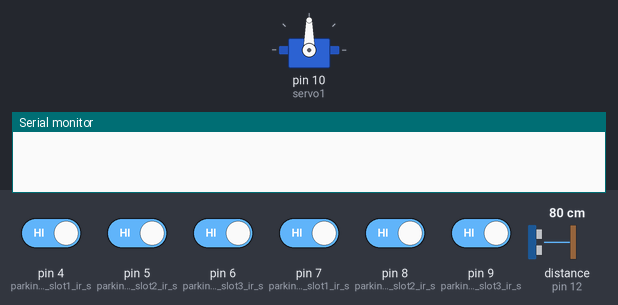
A sketch run on a simulated Arduino Uno, built with avr-gcc and run on an emulated ATmega328P. Shown: servo, the last lines printed to the serial monitor. The inputs (shaded band) are chosen by the test bench; at power-on: pin 4 (parking1_slot1_ir_s), pin 5 (parking1_slot2_ir_s), pin 6 (parking1_slot3_ir_s), pin 7 (parking2_slot1_ir_s), pin 8 (parking2_slot2_ir_s), pin 9 (parking2_slot3_ir_s) HIGH, distance to the obstacle (sensor on pin 12) 80 cm. The echo pulse lasts 58.3 µs per cm; random numbers use the default seed unless the sketch sets one.

Above: at 0.1 s.
At 7.3 s:
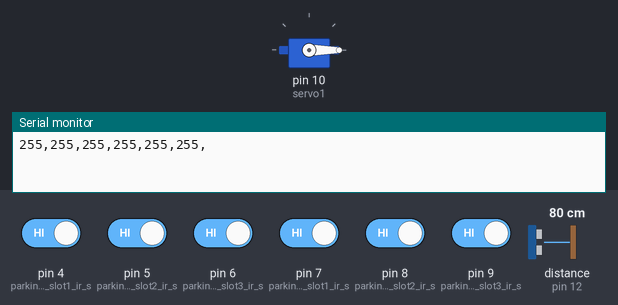
Timing chart, 0 to 8.8 s (numbered marks = the images above):
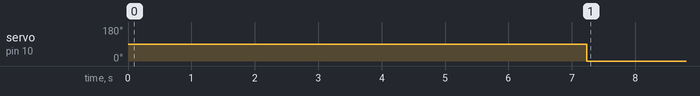

The sketch:

ESaurdino.ino
```cpp
#include <SoftwareSerial.h>


SoftwareSerial nodemcu(2,3);
#include <Servo.h>
Servo servo1;
int trigPin = 11;
int echoPin = 12;
long distance;
long duration;

int parking1_slot1_ir_s = 4; // parking slot1 infrared sensor connected with pin number 4 of arduino
int parking1_slot2_ir_s = 5;
int parking1_slot3_ir_s = 6;

int parking2_slot1_ir_s = 7;
int parking2_slot2_ir_s = 8;
int parking2_slot3_ir_s = 9;

String sensor1;
String sensor2;
String sensor3;
String sensor4;
String sensor5;
String sensor6;


String cdata =""; // complete data, consisting of sensors values

void setup()
{
  parks();
Serial.begin(9600);
nodemcu.begin(9600);

pinMode(parking1_slot1_ir_s, INPUT);
pinMode(parking1_slot2_ir_s, INPUT);
pinMode(parking1_slot3_ir_s, INPUT);

pinMode(parking2_slot1_ir_s, INPUT);
pinMode(parking2_slot2_ir_s, INPUT);
pinMode(parking2_slot3_ir_s, INPUT);

servo1.attach(10);
 pinMode(trigPin, OUTPUT);
 pinMode(echoPin, INPUT);
}

void loop()
{

p1slot1();
p1slot2();
p1slot3();

p2slot1();
p2slot2();
p2slot3();


   cdata = cdata + sensor1 +"," + sensor2 + ","+ sensor3 +","+ sensor4 + "," + sensor5 + "," + sensor6 +","; // comma will be used a delimeter
   Serial.println(cdata);
   nodemcu.println(cdata);
   delay(6000); // 100 milli seconds
   cdata = "";
digitalWrite(parking1_slot1_ir_s, HIGH);
digitalWrite(parking1_slot2_ir_s, HIGH);
digitalWrite(parking1_slot3_ir_s, HIGH);

digitalWrite(parking2_slot1_ir_s, HIGH);
digitalWrite(parking2_slot2_ir_s, HIGH);
digitalWrite(parking2_slot3_ir_s, HIGH);

ultra();
  servo1.write(0);
  if(distance <= 10){

  servo1.write(90);
  }

}


void p1slot1() // parkng 1 slot1
{
  if( digitalRead(parking1_slot1_ir_s) == LOW)
  {
  sensor1 = "255";
 delay(200);
  }
if( digitalRead(parking1_slot1_ir_s) == HIGH)
{
  sensor1 = "0";
 delay(200);
}

}

void p1slot2() // parking 1 slot2
{
  if( digitalRead(parking1_slot2_ir_s) == LOW)
  {
  sensor2 = "255";
  delay(200);
  }
if( digitalRead(parking1_slot2_ir_s) == HIGH)
  {
  sensor2 = "0";
 delay(200);
  }
}


void p1slot3() // parking 1 slot3
{
  if( digitalRead(parking1_slot3_ir_s) == LOW)
  {
  sensor3 = "255";
  delay(200);
  }
if( digitalRead(parking1_slot3_ir_s) == HIGH)
  {
  sensor3 = "0";
 delay(200);
  }
}


// now for parking 2

void p2slot1() // parking 1 slot3
{
  if( digitalRead(parking2_slot1_ir_s) == LOW)
  {
  sensor4 = "255";
  delay(200);
  }
if( digitalRead(parking2_slot1_ir_s) == HIGH)
  {
  sensor4 = "0";
 delay(200);
  }
}


void p2slot2() // parking 1 slot3
{
  if( digitalRead(parking2_slot2_ir_s) == LOW)
  {
  sensor5 = "255";
  delay(200);
  }
if( digitalRead(parking2_slot2_ir_s) == HIGH)
  {
  sensor5 = "0";
 delay(200);
  }
}


void p2slot3() // parking 1 slot3
{
  if( digitalRead(parking2_slot3_ir_s) == LOW)
  {
  sensor6 = "255";
  delay(200);
  }
if( digitalRead(parking2_slot3_ir_s) == HIGH)
  {
  sensor6 = "0";
 delay(200);
  }
}

void ultra(){
  digitalWrite(trigPin, LOW);
  delayMicroseconds(2);
  digitalWrite(trigPin, HIGH);
  delayMicroseconds(10);
  digitalWrite(trigPin, LOW);
  duration = pulseIn(echoPin, HIGH);
  distance = duration*0.034/2;
}
void parks(){
int ran = 1+ rand()%6;
switch (ran) {
  case 1:
     Serial.print("go to p1s1");
    break;
  case 2:
     Serial.print("go to p1s2") ;
    break;
  case 3:
     Serial.print( "go to p1s3");
    break;
  case 4:
     Serial.print("go to p2s1");
    break;
  case 5:
     Serial.print ("go to p2s2");
    break;
  case 6:
    Serial.print ("go to p2s3");
    break;

 }
}
```

Measured:
- by itself, servo on pin 10 (servo1): 90° → 0° at 7.2 s
